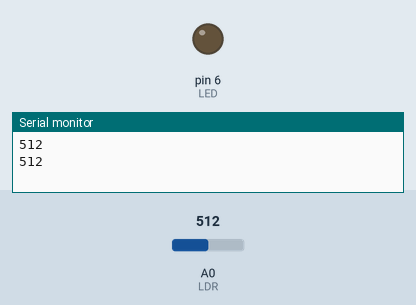
Recording of a sketch running on a simulated Arduino Uno, built with avr-gcc and run on an emulated ATmega328P. On the bench: output pins drawn as LEDs (lit = HIGH), the last lines printed to the serial monitor. Inputs (shaded band) come from the test bench; at power-on: A0 (LDR) = 512.

Above: at 1.8 s.
1.9 s: A0 (LDR) set to 96
3.4 s: A0 (LDR) set to 81
At 5.0 s:
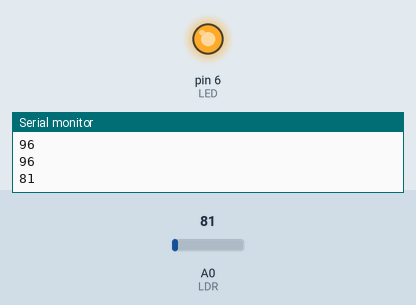
5.5 s: A0 (LDR) set to 100
At 6.6 s:
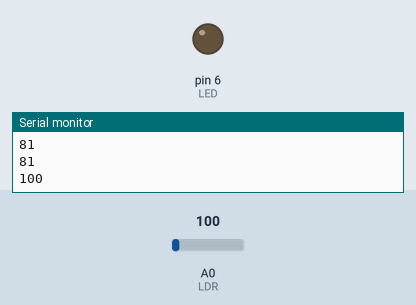
7.5 s: A0 (LDR) set to 80
At 9.3 s:
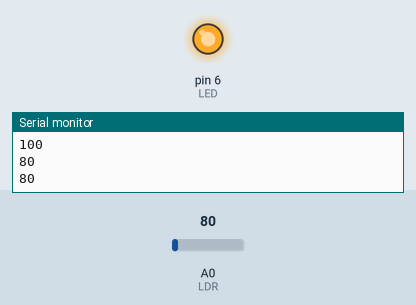
Timing chart, 0 to 10.5 s (numbered marks = the images above; inputs shaded):
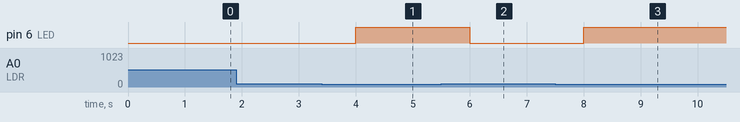

Measured:
- the behaviour switches between 91 and 90 on A0 (LDR) (found by bisection; images 0 and 1)
- after the input at 3.4 s, pin 6 (LED): LOW → HIGH after 0.60 s
- after the input at 5.5 s, pin 6 (LED): HIGH → LOW after 0.50 s
- after the input at 7.5 s, pin 6 (LED): LOW → HIGH after 0.50 s

The sketch:

LDR_Based_Light_Switch.ino
```cpp
 int LDR =A0; //Analog Pin 0
 int LED=6; //digital pin8
 void setup()
 {
   Serial.begin(9600); //Starting Serial Port for Output
   pinMode(LED,OUTPUT);// Set function of Digital pin 8 as Output
 }

 void loop()
 {
   int LDR_Reading = analogRead(LDR);

   Serial.println(LDR_Reading);
   if(LDR_Reading > 90) // Checks intesity of Light
   {
     digitalWrite(LED,LOW);
   }
   else
   {
     digitalWrite(LED,HIGH);
   }
   delay(1000);
 }
```
